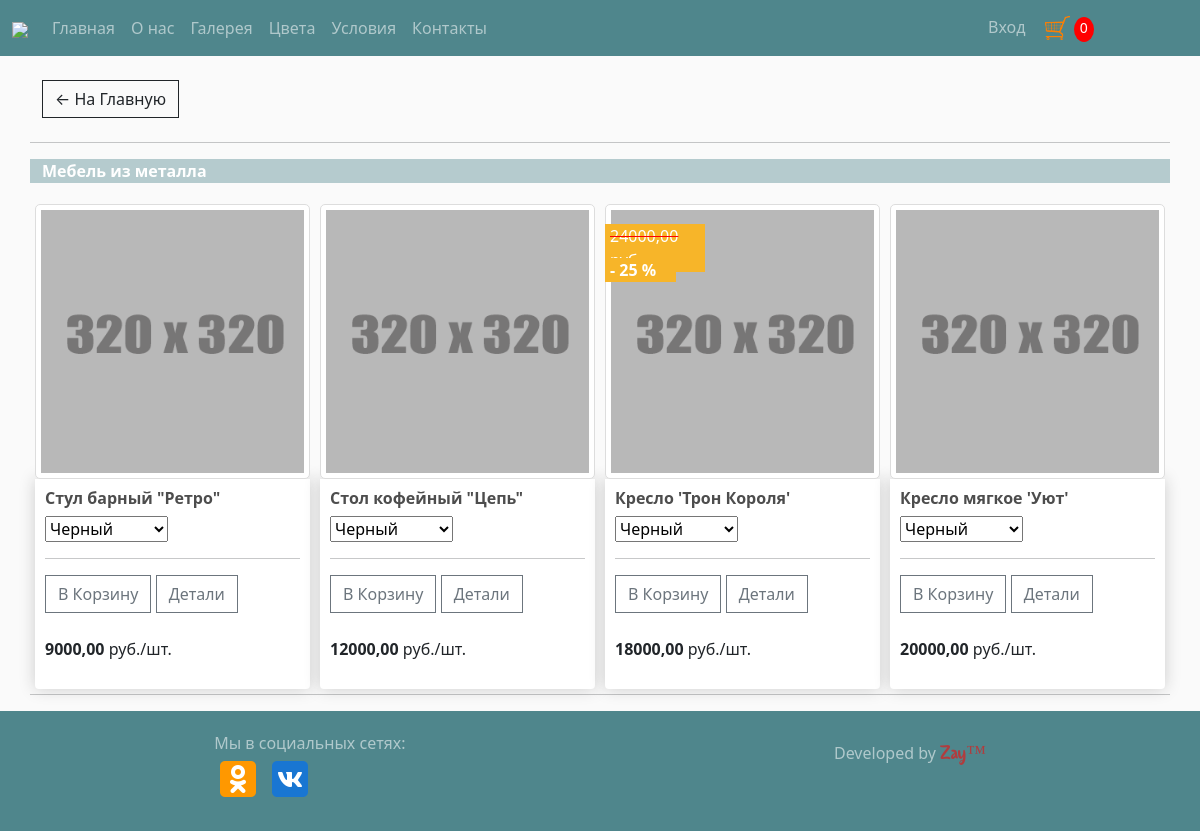
The page /category/2/ on the database as committed earlier.
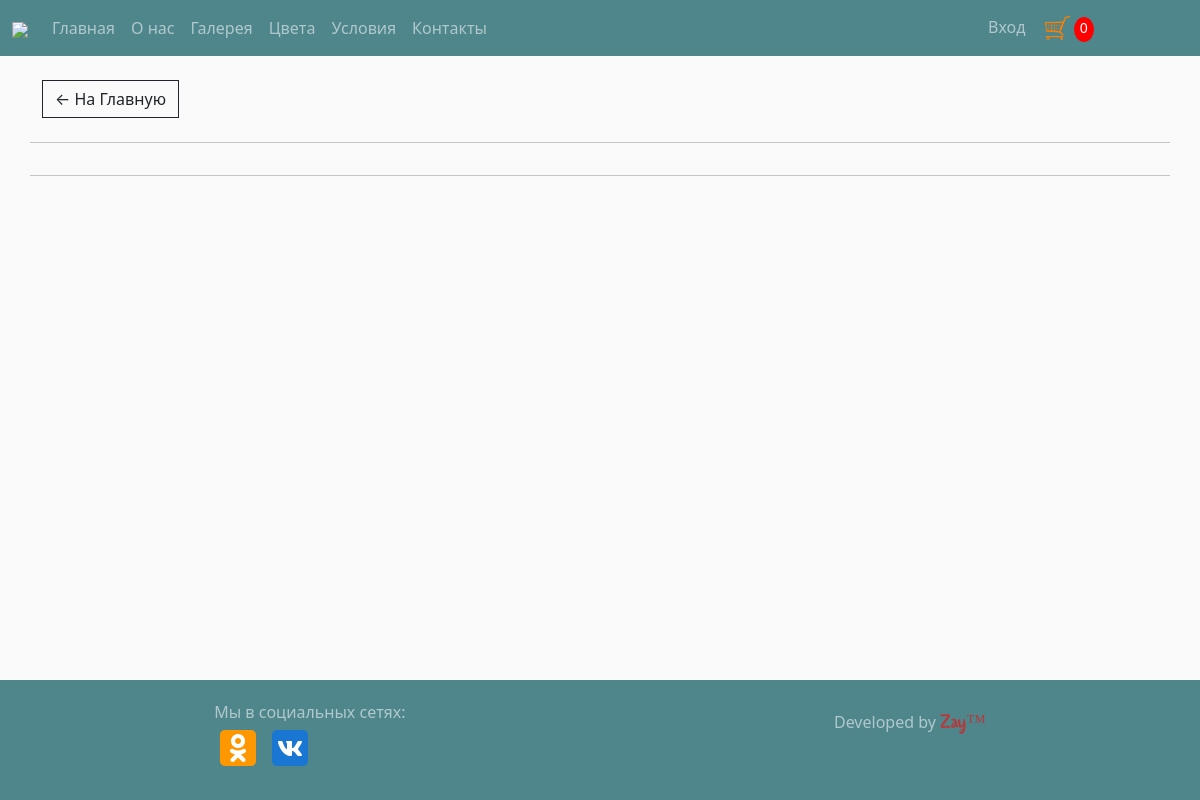
The same page on the database as committed later.
### store/models.py (models this page shows, shortened)
class Product(models.Model):
    name = models.CharField(max_length=200)
    price = models.FloatField()
    description = models.CharField(max_length=200,null=True, blank=True)
    is_active = models.BooleanField(default=False)
    image = models.ImageField(null=True, blank=True,upload_to='product_photo/%Y/%m/%d/')
    category = models.ForeignKey(Category, on_delete=models.PROTECT)
    digital = models.BooleanField(default=False,null=True,blank=False)
    discount = models.IntegerField(default=0,null=True,blank=False)
    price_without_discount = models.FloatField(null=True,blank=False)
    @property
    def imageURL(self):
        try:
            url = self.image.url
        except:
            url = '/media/placeholder.png'
        return url

class Category(models.Model):
    name = models.CharField(max_length=200, blank=True, null=True, default=None)
    def __str__(self):
        return self.name

### store/views.py (the view)
# urls.py: path('category/<int:pk>/', CategoryView.as_view(), name="category"),
class CategoryView(ListView):
    model = Product
    template_name = 'store/category.html'
    context_object_name = 'products_by_category'
    def get_queryset(self):
        return Product.objects.filter(category_id=self.kwargs['pk'], is_active=True).select_related('category')
    def get_context_data(self, **kwargs):
        context = super().get_context_data(**kwargs)
        if self.request.user.is_authenticated:
            data = utils.cartData(self.request)
            context['cartItems'] = data['cartItems']
        else:
            cookiesCart = utils.cookiesCart(self.request)
            context['cartItems'] = cookiesCart['cartItems']
        return context

### store/utils.py (called while the page is built, shortened)
def cookiesCart(request):
    try:
        cart = json.loads(request.COOKIES['cart'])
    except:
        cart = {}
    items = []
    order = {'get_cart_total': 0, 'get_cart_items': 0}
    cartItems = order['get_cart_items']
    return {'items': items, 'order': order, 'cartItems': cartItems, 'shipping': True}

### store/templates/store/category.html
{% extends 'store/main.html' %}
{% load static %}
{% block content %}
<div class="row">
    <div class="col-4">
        <a class="btn btn-outline-dark" href="{% url 'store' %}">&#x2190; На Главную</a>
    </div>
</div>
<br>
<div class="row">
    <hr>
    <p class="category-title">{{ products_by_category.0.category }}</p>
    {% for p in products_by_category %}
    {% include "./product-item-category.html" %}
    {% endfor %}
    <hr>
</div>
{% endblock content %}

### store/templates/store/product-item-category.html (shortened to what this page needs)
{% load static %}
<div class="col-lg-3 col-md-4 col-6 thumb img-for-discount">
    <a data-fancybox="gallery" href="{{ p.imageURL}}">
        <img class="img-fluid " src="{{ p.imageURL}}" alt="...">
    </a>
    {% if p.discount %}
    <div class="discount-price-container">
        {{ p.price_without_discount|floatformat:2 }} руб.
    </div>
    <div class="discount-container">
        <span>- {{p.discount}} %</span>
    </div>
    {% endif %}
    <div class="box-element product">
        <h6><strong>{{ p.name }}</strong></h6>
        {% if p.category.id == 1 or p.category.id == 5 %}
        <p><select id="color_{{ p.id }}" name="color">
            <option value="Любой">Любой</option>
            <option value="Венге">Венге</option>
            <option value="Индийское золото">Индийское золото</option>
            <option value="Белый">Белый</option>
            <option value="Бронза">Бронза</option>
            <option value="Дуб">Дуб</option>
            <option value="Дуб-Омбре">Дуб-Омбре</option>
            <option value="Лесной орех">Лесной орех</option>
        </select></p>
        {% else %}
        <p><select id="color_{{ p.id }}" name="color">
            <option value="Черный">Черный</option>
        </select></p>
        {% endif %}
        <hr>
        <button data-product="{{ p.id }}" data-action='add' class="btn btn-outline-secondary add-btn update-cart">В
            Корзину
        </button>
                <a href="{% url 'product' p.id %}"><button  class="btn btn-outline-secondary add-btn  get-detail">Детали</button></a>
<br>
        <br>
        <span  class='price-in-card' ><strong>{{ p.price|floatformat:2 }} </strong>
            руб./шт.</span>
    </div>
</div>

Rows that differ between the two databases and show on the page:
no longer on this page (row edited): Product: category.name "Мебель из металла", name "Стул барный \"Ретро\"", color "Черный", price "9000,00"
no longer on this page (row edited): Product: name "Стол кофейный \"Цепь\"", color "Черный", price "12000,00"
no longer on this page (row edited): Product: price_without_discount "24000,00", discount "25", name "Кресло 'Трон Короля'", color "Черный", price "18000,00"
no longer on this page (row edited): Product: name "Кресло мягкое 'Уют'", color "Черный", price "20000,00"
